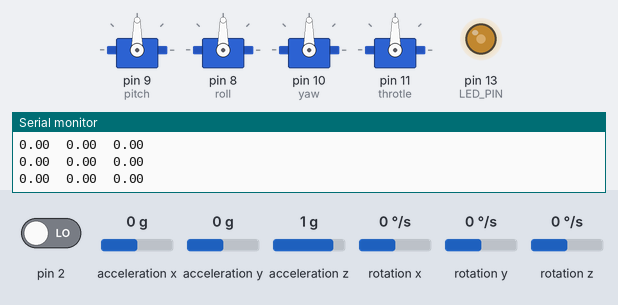
Simulated run of this sketch. Board: Arduino Uno, built with avr-gcc and run on an emulated ATmega328P. Shown: 4 × servo, output pins drawn as LEDs (lit = HIGH), the last lines printed to the serial monitor. The test bench sets the inputs (shaded band); at power-on: rotation z 0 °/s, acceleration x 0 g, acceleration y 0 g, acceleration z 1 g, pin 2 LOW, rotation x 0 °/s, rotation y 0 °/s. The sensor or clock chip raises its interrupt line as the real part does.

Above: at 1.7 s.
1.8 s: rotation z set to -192 °/s
At 3.04 s:
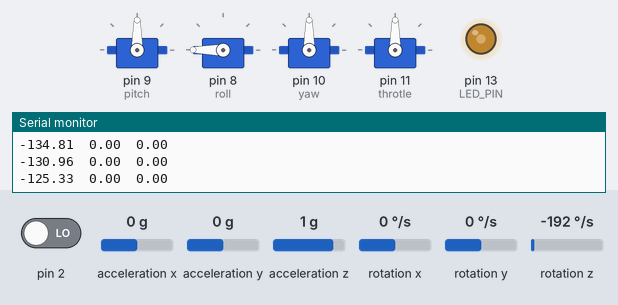
4.8 s: acceleration x set to 0.8 g
At 5.22 s:
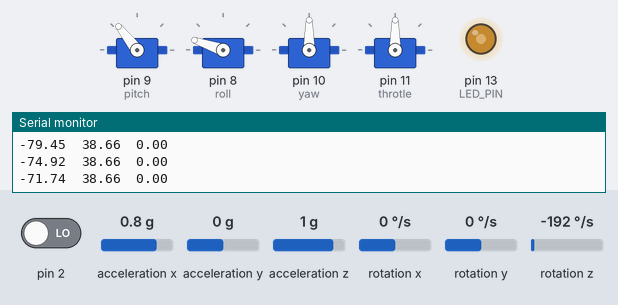
7.8 s: acceleration y set to -1.4 g
At 8.27 s:
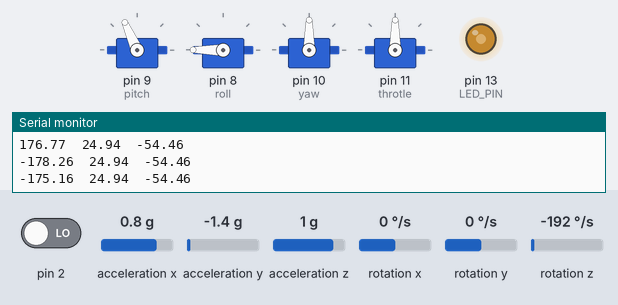
10.8 s: acceleration z set to -1.4 g
At 12.38 s:
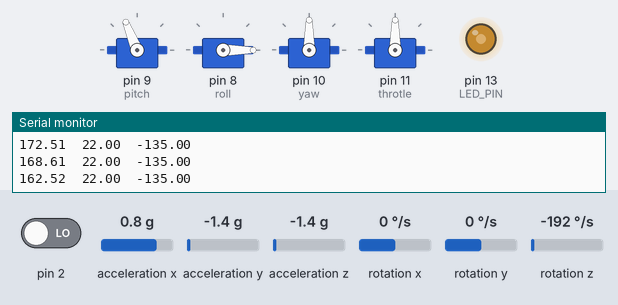
13.8 s: pin 2 driven HIGH
16.8 s: acceleration x set to -1.4 g
At 17.74 s:
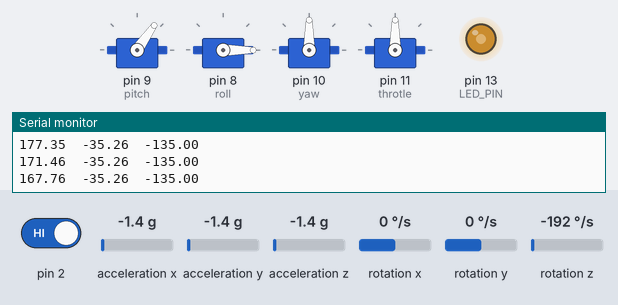
Timing chart, 0 to 24.1 s (numbered marks = the images above; inputs shaded):
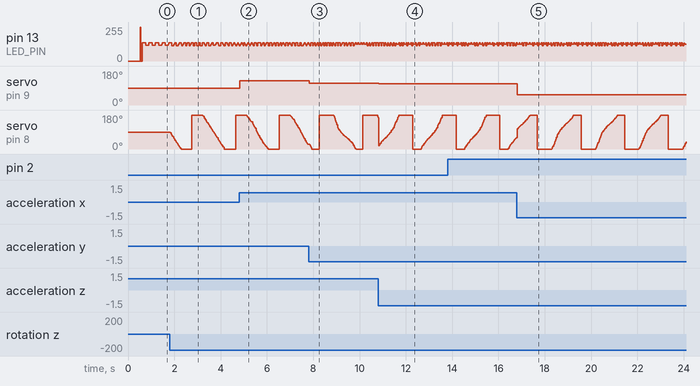

Measured:
- after the input at 1.8 s, servo on pin 8 (roll): ramps from 180° to 0° and jumps back, once every 1.9 s
- after the input at 4.8 s, servo on pin 9 (pitch): 90° → 128° at once
- after the input at 7.8 s, servo on pin 9 (pitch): 128° → 114° at once
- after the input at 10.8 s, servo on pin 9 (pitch): 114° → 112° at once
- after the input at 16.8 s, servo on pin 9 (pitch): 112° → 55° at once

The sketch:

FU6WHS8IQ6UNJM3_1_.ino
```cpp
//Aircraft Stabilizer
//Servo
#include <Servo.h>
#include "MPU6050_6Axis_MotionApps20.h"
#include "I2Cdev.h"


// for being able to read more than 2 pin as interupt
#include <PinChangeInt.h>

#if I2CDEV_IMPLEMENTATION == I2CDEV_ARDUINO_WIRE
    #include "Wire.h"
#endif

Servo myservoRoll; // Roll
Servo myservoPitch; // Pitch
Servo myservoYaw;
Servo myservoThrotle;

//list of pwm pin
#define roll 8
#define pitch 9
#define yaw 10
#define throtle 11

//list of interupt pin


#define env 100

MPU6050 mpu;
//MPU6050 mpu(0x69); // <-- use for AD0 high

#define OUTPUT_READABLE_YAWPITCHROLL affichage

#define LED_PIN 13 // (Arduino is 13, Teensy is 11, Teensy++ is 6)
bool blinkState = false;

// MPU control/status vars
bool dmpReady = false;  // set true if DMP init was successful
uint8_t mpuIntStatus;   // holds actual interrupt status byte from MPU
uint8_t devStatus;      // return status after each device operation (0 = success, !0 = error)
uint16_t packetSize;    // expected DMP packet size (default is 42 bytes)
uint16_t fifoCount;     // count of all bytes currently in FIFO
uint8_t fifoBuffer[64]; // FIFO storage buffer

// orientation/motion vars
Quaternion q;           // [w, x, y, z]         quaternion container
VectorInt16 aa;         // [x, y, z]            accel sensor measurements
VectorInt16 aaReal;     // [x, y, z]            gravity-free accel sensor measurements
VectorInt16 aaWorld;    // [x, y, z]            world-frame accel sensor measurements
VectorFloat gravity;    // [x, y, z]            gravity vector
float euler[3];         // [psi, theta, phi]    Euler angle container
float ypr[3];           // [yaw, pitch, roll]   yaw/pitch/roll container and gravity vector

// packet structure for InvenSense teapot demo
uint8_t teapotPacket[14] = { '$', 0x02, 0,0, 0,0, 0,0, 0,0, 0x00, 0x00, '\r', '\n' };


// ================================================================
// ===               INTERRUPT DETECTION ROUTINE                ===
// ================================================================

volatile bool mpuInterrupt = false;     // indicates whether MPU interrupt pin has gone high
void dmpDataReady() {
    mpuInterrupt = true;
}


// ================================================================
// ===                      INITIAL SETUP                       ===
// ================================================================

void setup() {
    // join I2C bus (I2Cdev library doesn't do this automatically)
    #if I2CDEV_IMPLEMENTATION == I2CDEV_ARDUINO_WIRE
        Wire.begin();
        TWBR = 24; // 400kHz I2C clock (200kHz if CPU is 8MHz)
    #elif I2CDEV_IMPLEMENTATION == I2CDEV_BUILTIN_FASTWIRE
        Fastwire::setup(400, true);
    #endif
    Serial.begin(57600);
//Attach servo


  myservoPitch.attach(pitch); // Attach Y servo to pin 9
  myservoRoll.attach(roll);// Attach X servo to pin 10
  myservoYaw.attach(yaw);
  myservoThrotle.attach(throtle);

  myservoPitch.write(90);
  myservoRoll.write(90);
  myservoYaw.write(90);
  myservoThrotle.write(90);


    // initialize device
    Serial.println(F("Initializing I2C devices..."));
    mpu.initialize();

    // verify connection
    Serial.println(F("Testing device connections..."));
    Serial.println(mpu.testConnection() ? F("MPU6050 connection successful") : F("MPU6050 connection failed"));
/*
    // wait for ready
    Serial.println(F("\nSend any character to begin DMP programming and demo: "));
    while (Serial.available() && Serial.read()); // empty buffer
    while (!Serial.available());                 // wait for data
    while (Serial.available() && Serial.read()); // empty buffer again
*/
    // load and configure the DMP
    Serial.println(F("Initializing DMP..."));
    devStatus = mpu.dmpInitialize();

    // supply your own gyro offsets here, scaled for min sensitivity
    mpu.setXGyroOffset(220);
    mpu.setYGyroOffset(76);
    mpu.setZGyroOffset(-85);
    mpu.setZAccelOffset(1788); // 1688 factory default for my test chip

    // make sure it worked (returns 0 if so)
    if (devStatus == 0) {
        // turn on the DMP, now that it's ready
        Serial.println(F("Enabling DMP..."));
        mpu.setDMPEnabled(true);

        // enable Arduino interrupt detection
        Serial.println(F("Enabling interrupt detection (Arduino external interrupt 0)..."));
        attachInterrupt(0, dmpDataReady, RISING);
        mpuIntStatus = mpu.getIntStatus();

        // set our DMP Ready flag so the main loop() function knows it's okay to use it
        Serial.println(F("DMP ready! Waiting for first interrupt..."));
        dmpReady = true;

        // get expected DMP packet size for later comparison
        packetSize = mpu.dmpGetFIFOPacketSize();
    } else {
        // ERROR!
        // 1 = initial memory load failed
        // 2 = DMP configuration updates failed
        // (if it's going to break, usually the code will be 1)
        Serial.print(F("DMP Initialization failed (code "));
        Serial.print(devStatus);
        Serial.println(F(")"));
    }

    // configure LED for output
    pinMode(LED_PIN, OUTPUT);
}

// ================================================================
// ===                    MAIN PROGRAM LOOP                     ===
// ================================================================


void loop() {
    // if programming failed, don't try to do anything
    if (!dmpReady) return;

    // wait for MPU interrupt or extra packet(s) available
    while (!mpuInterrupt && fifoCount < packetSize) {

      if (abs(1500-1500)<env){
          myservoPitch.write(int(ypr[1] * 180/M_PI)+90);
          myservoRoll.write(int(ypr[2] * -180/M_PI)+90);
          myservoRoll.write(int(ypr[0] * -180/M_PI)+90);
          Serial.print(ypr[0] * 180/M_PI);Serial.print("\t");
          Serial.print(ypr[1] * 180/M_PI);Serial.print("\t");
          Serial.print(ypr[2] * 180/M_PI);Serial.println("\t");

          }
      else{
      }

    }

    // reset interrupt flag and get INT_STATUS byte
    mpuInterrupt = false;
    mpuIntStatus = mpu.getIntStatus();

    // get current FIFO count
    fifoCount = mpu.getFIFOCount();

    // check for overflow (this should never happen unless our code is too inefficient)
    if ((mpuIntStatus & 0x10) || fifoCount == 1024) {
        // reset so we can continue cleanly
        mpu.resetFIFO();
        Serial.println(F("FIFO overflow!"));

    // otherwise, check for DMP data ready interrupt (this should happen frequently)
    } else if (mpuIntStatus & 0x02) {
        // wait for correct available data length, should be a VERY short wait
        while (fifoCount < packetSize) fifoCount = mpu.getFIFOCount();

        // read a packet from FIFO
        mpu.getFIFOBytes(fifoBuffer, packetSize);

        // track FIFO count here in case there is > 1 packet available
        // (this lets us immediately read more without waiting for an interrupt)
        fifoCount -= packetSize;

        #ifdef OUTPUT_READABLE_YAWPITCHROLL
            // calculate euler angle
            mpu.dmpGetQuaternion(&q, fifoBuffer);
            mpu.dmpGetGravity(&gravity, &q);
            mpu.dmpGetYawPitchRoll(ypr, &q, &gravity);
        #endif


        // blink LED to indicate activity
        blinkState = !blinkState;
        digitalWrite(LED_PIN, blinkState);
    }

}
```
